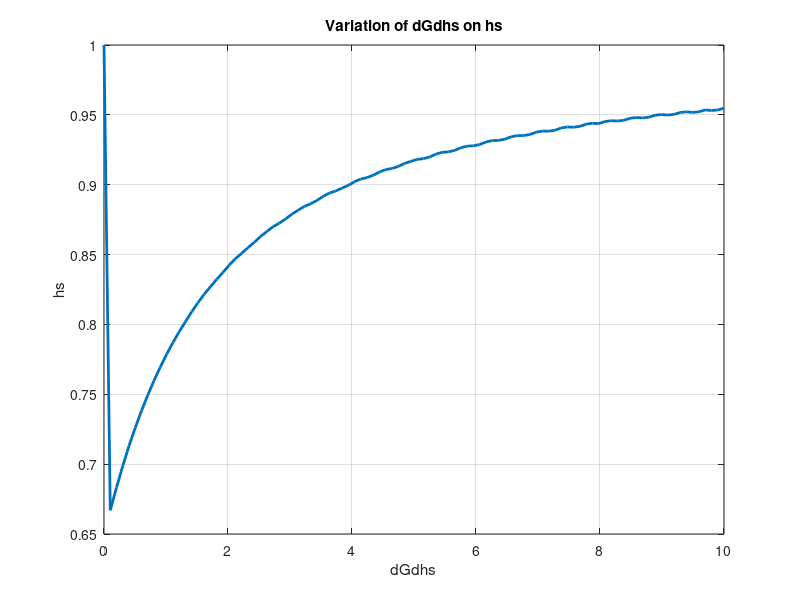

The MATLAB script that drew this image:
% file f_zero_stress_gm.m
% brief contains function f_zero_stress_gm

% brief This function uses a Newton solver to find and plot the zero stress
% state for a neo-Hookean Kelvin-Voigt graded material.
function [] = zero_stress_state()

% Parameters
dGdhs_values = linspace(0, 10, 100);
hs_values = zeros(size(dGdhs_values));
tol = 1e-6;
max_iter = 100;

% Loop through each value 
for i = 1:length(dGdhs_values)
    dGdhs = dGdhs_values(i);
    hs_values(i) = newton_solver(dGdhs, 1e-3, 1e3);
end

% Plot hs as a function of dGdhs
figure;
plot(dGdhs_values, hs_values, 'LineWidth',2);
xlabel('dGdhs');
ylabel('hs');
title('Variation of dGdhs on hs');
grid on;
end

function hs = newton_solver(dGdhs, tol, max_iter)
% neo-Hookean Kelvin-Voigt gm with linear profile definitions
f = @(hs) -2.5 - (1/3)*dGdhs - 0.5*hs^4 + 4*hs + (1/3)*dGdhs*hs^3 + dGdhs*log(hs);
f_prime = @(hs) -2*hs^3 + 4 + dGdhs*hs^2 + hs/dGdhs;

% Initial guess for hs
hs = 1;

% Newton's method iterations
for iter = 1:max_iter
    % Compute the function value and its derivative at the current hs
    f_val = f(hs);
    f_prime_val = f_prime(hs);

    % Update the value of hs using Newton's method
    hs_new = hs - f_val / f_prime_val;

    % Check for convergence
    if abs(hs_new - hs) < tol
        hs = hs_new;
        return;
    end

    % update hs for the next iteration
    hs = hs_new;
end

% Display warning if exit the loop without convergence
warning('Newton method did not converge within the max iterations given.');
end
